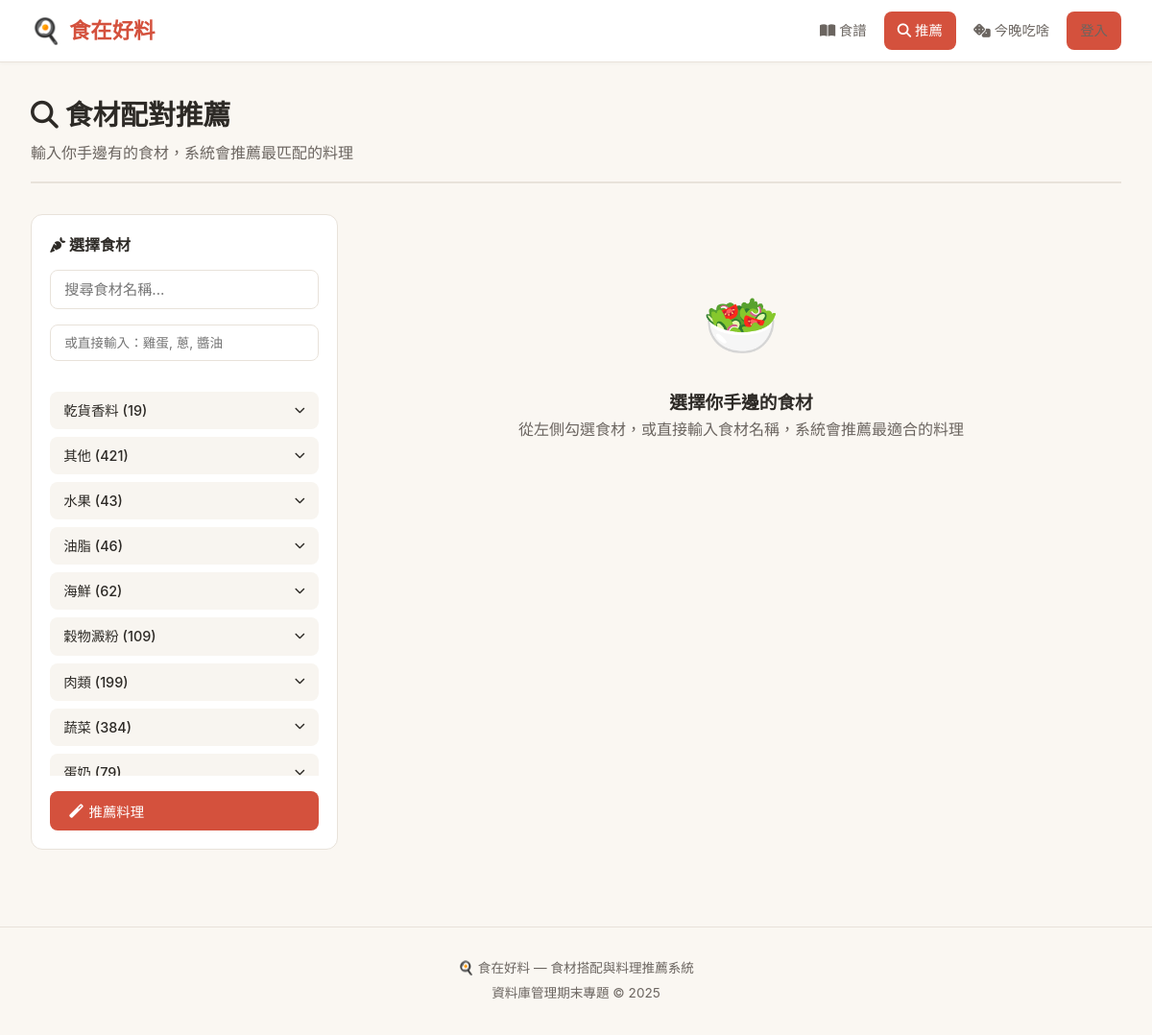
The page /recommend on the database its author committed.
### tables this page shows
CREATE TABLE ingredients (
        ingredient_id   INTEGER PRIMARY KEY AUTOINCREMENT,
        ingredient_name TEXT NOT NULL UNIQUE,
        category        TEXT DEFAULT '其他'
    );

### app.py (the view, shortened to what this page needs)
@app.route('/recommend', methods=['GET', 'POST'])
def recommend():
    results = None
    selected = []
    all_ingredients = query_db("""
        SELECT DISTINCT i.ingredient_id, i.ingredient_name, i.category
        FROM ingredients i
        JOIN recipe_ingredients ri ON i.ingredient_id = ri.ingredient_id
        ORDER BY i.category, i.ingredient_name
    """)
    ing_by_cat = {}
    for ing in all_ingredients:
        cat = ing['category'] or '其他'
        if cat not in ing_by_cat:
            ing_by_cat[cat] = []
        ing_by_cat[cat].append(ing)
    return render_template('recommend.html', results=results, selected=selected,
                           ing_by_cat=ing_by_cat)

### app.py (called while the page is built)
def get_db():
    if 'db' not in g:
        g.db = sqlite3.connect(DB_PATH)
        g.db.row_factory = sqlite3.Row
        g.db.execute("PRAGMA foreign_keys = ON")
    return g.db

def query_db(sql, args=(), one=False):
    cur = get_db().execute(sql, args)
    rv = cur.fetchall()
    return (rv[0] if rv else None) if one else rv

### templates/recommend.html (shortened to what this page needs)
{% extends "base.html" %}
{% block content %}
<div class="page-header">
  <h1><i class="fas fa-search"></i> 食材配對推薦</h1>
  <p>輸入你手邊有的食材，系統會推薦最匹配的料理</p>
</div>
<div style="display:grid;grid-template-columns:320px 1fr;gap:1.5rem;align-items:start">
  <div style="background:var(--card);border:1px solid var(--border);border-radius:var(--radius);padding:1.2rem;position:sticky;top:80px">
    <form method="POST" id="recForm">
      <h3 style="font-size:1rem;margin-bottom:0.8rem"><i class="fas fa-carrot"></i> 選擇食材</h3>
      <div class="ing-search">
        <input type="text" id="ingSearch" class="form-control" placeholder="搜尋食材名稱...">
      </div>
      <div class="form-group">
        <input type="text" name="ingredient_text" class="form-control"
               placeholder="或直接輸入：雞蛋, 蔥, 醬油" style="font-size:0.85rem">
      </div>
      <div style="max-height:400px;overflow-y:auto">
        {% for cat, ings in ing_by_cat.items() %}
        <div class="cat-accordion">
          <div class="cat-header" onclick="this.nextElementSibling.classList.toggle('open')">
            {{ cat }} ({{ ings|length }})
            <i class="fas fa-chevron-down" style="font-size:0.7rem"></i>
          </div>
        </div>
        {% endfor %}
      </div>
      <button type="submit" class="btn btn-primary mt-2" style="width:100%">
        <i class="fas fa-magic"></i> 推薦料理
      </button>
    </form>
  </div>
  <div>
    {% if results is not none %}
      <h3 style="margin-bottom:1rem">
        <i class="fas fa-utensils" style="color:var(--accent)"></i>
        找到 {{ results|length }} 道推薦料理
        {% if selected %}
          <span class="text-muted" style="font-size:0.85rem">
            （使用 {{ selected|length }} 種食材匹配）
          </span>
        {% endif %}
      </h3>
      {% for r in results %}
      <div class="result-card">
        <div class="flex justify-between items-center">
          <div>
            <a href="{{ url_for('recipe_detail', recipe_id=r.recipe_id) }}"
               style="font-size:1.1rem;font-weight:600;color:var(--text);text-decoration:none">
              {{ r.recipe_name }}
            </a>
            <div class="card-meta mt-1">
              <span class="badge badge-cuisine">{{ r.cuisine }}</span>
              <span class="badge badge-category">{{ r.category_name }}</span>
              <span><i class="fas fa-clock"></i> {{ r.cooking_time_min }}分</span>
              {% if r.calories %}<span><i class="fas fa-fire-alt"></i> {{ r.calories }} kcal</span>{% endif %}
            </div>
          </div>
          <div style="text-align:right;min-width:80px">
            <div style="font-size:1.5rem;font-weight:700;color:{% if r.match_pct >= 80 %}var(--green){% elif r.match_pct >= 50 %}var(--gold){% else %}var(--accent){% endif %}">
              {{ r.match_pct|int }}%
            </div>
            <div class="text-muted" style="font-size:0.75rem">{{ r.matched }}/{{ r.total_required }} 食材</div>
          </div>
        </div>
        <div class="match-bar">
          <div class="match-fill" style="width:{{ r.match_pct }}%;background:{% if r.match_pct >= 80 %}var(--green){% elif r.match_pct >= 50 %}var(--gold){% else %}var(--accent){% endif %}"></div>
        </div>
      </div>
      {% else %}
      <div class="text-center text-muted" style="padding:3rem">
        <i class="fas fa-frown" style="font-size:3rem;margin-bottom:1rem;display:block;opacity:0.3"></i>
        <p>沒有找到匹配的食譜，試試加入更多食材</p>
      </div>
      {% endfor %}
    {% else %}
      <div class="text-center" style="padding:4rem 2rem">
        <div style="font-size:4rem;margin-bottom:1rem">🥗</div>
        <h3>選擇你手邊的食材</h3>
        <p class="text-muted">從左側勾選食材，或直接輸入食材名稱，系統會推薦最適合的料理</p>
      </div>
    {% endif %}
  </div>
</div>
{% endblock %}

### templates/base.html (style rules this page uses)
:root { --bg: #faf7f2; --card: #ffffff; --text: #2d2a26; --text2: #6b6560; --accent: #d4513d; --accent2: #e8734a; --green: #4a8c5c; --gold: #c49b2f; --border: #e8e2da; --shadow: 0 2px 12px rgba(45,42,38,0.08); --radius: 12px; --font: 'Noto Sans TC', -apple-system, 'Segoe UI', sans-serif; }
* { margin:0; padding:0; box-sizing:border-box; }
body { font-family: var(--font); background: var(--bg); color: var(--text); line-height: 1.6; min-height: 100vh; }
.page-header { margin-bottom: 2rem; padding-bottom: 1rem; border-bottom: 2px solid var(--border); }
.page-header h1 { font-size: 1.8rem; font-weight: 700; }
.page-header p { color: var(--text2); margin-top: 4px; }
.btn { display: inline-flex; align-items: center; gap: 6px; padding: 10px 20px; border-radius: 8px; border: none; font-size: 0.9rem; font-weight: 500; cursor: pointer; text-decoration: none; transition: all 0.2s; font-family: var(--font); }
.btn-primary { background: var(--accent); color: #fff; }
.form-group { margin-bottom: 1rem; }
.form-control { width: 100%; padding: 10px 14px; border: 1.5px solid var(--border); border-radius: 8px; font-size: 0.95rem; background: var(--card); font-family: var(--font); transition: border-color 0.2s; }
.text-center { text-align: center; }
.text-muted { color: var(--text2); }
.mt-2 { margin-top: 1rem; }

### templates/recommend.html (style rules this page uses)
.ing-search { position:relative; margin-bottom:1rem; }
.ing-search input { width:100%; }
.cat-accordion { margin-bottom:0.5rem; }
.cat-header { padding:8px 14px; background:#f8f5f0; border-radius:8px; cursor:pointer; font-weight:500; font-size:0.9rem; display:flex; justify-content:space-between; align-items:center; }

### rows shown on the page
ingredients: category "乾貨香料", ings "19"
ingredients: category "其他", ings "421"
ingredients: category "水果", ings "43"
ingredients: category "油脂", ings "46"
ingredients: category "海鮮", ings "62"
ingredients: category "穀物澱粉", ings "109"
ingredients: category "肉類", ings "199"
ingredients: category "蔬菜", ings "384"
ingredients: category "蛋奶", ings "79"
